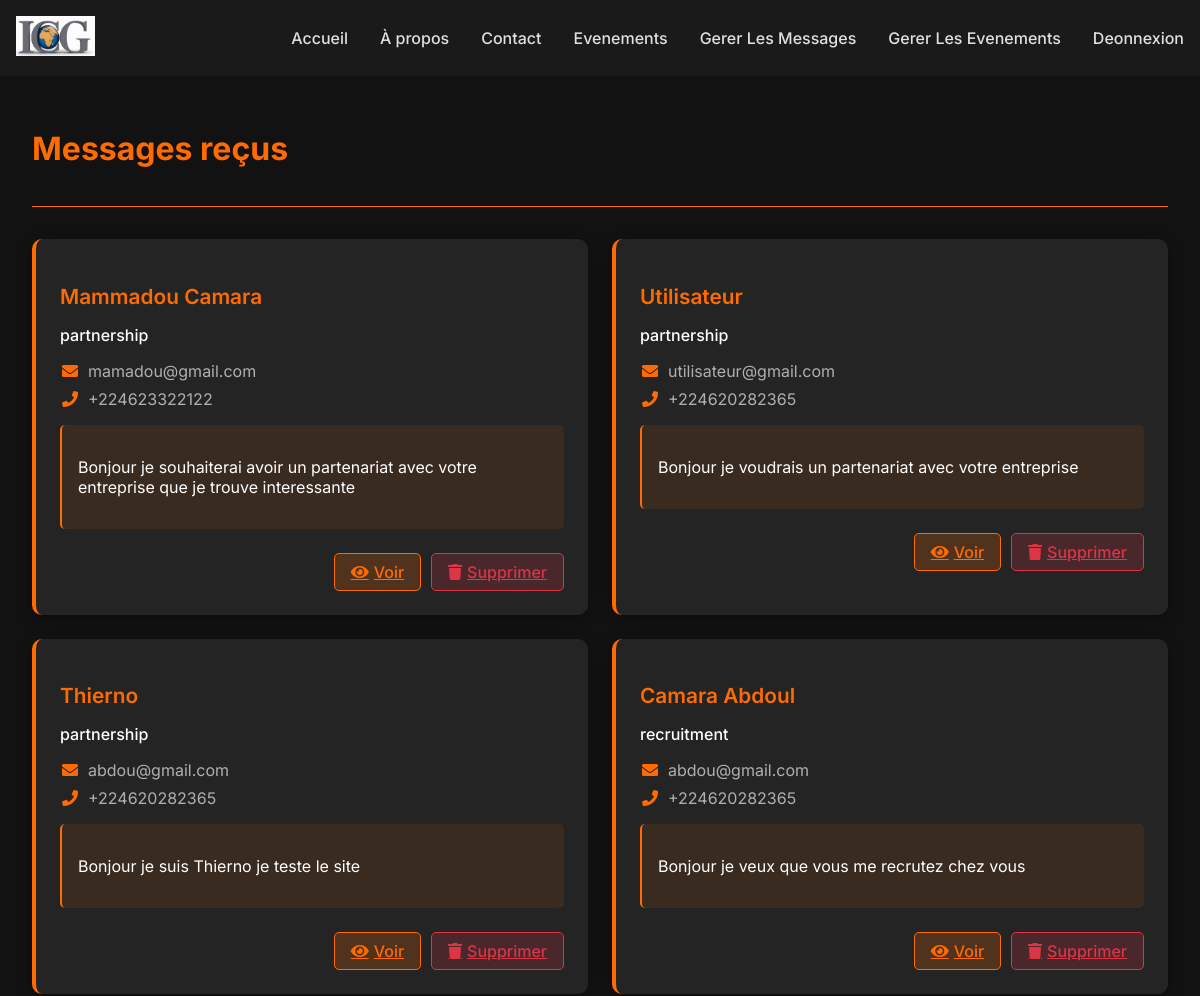
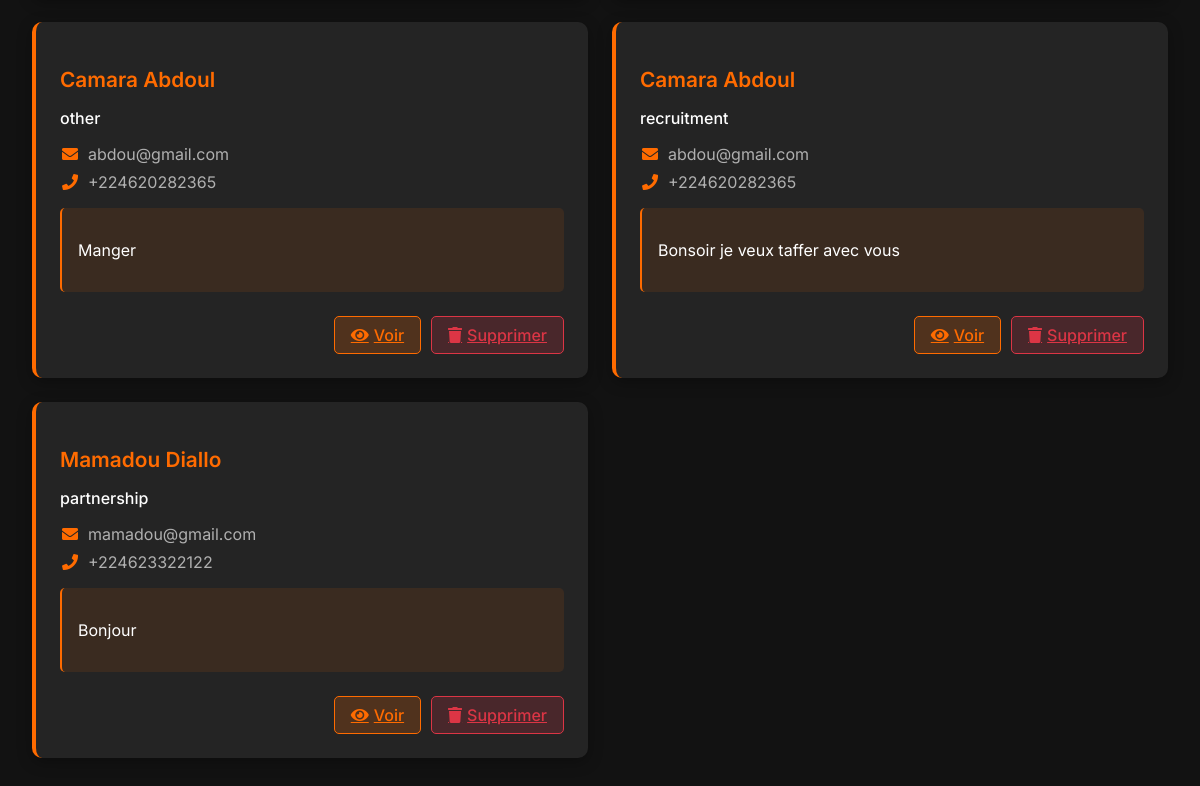
/icg/contact_list (signed in), run on the app's committed database (2 pictures, top to bottom).
### appli/models.py (models this page shows)
class Contacts(models.Model):
    contact_name = models.CharField(max_length=500)
    contact_email = models.EmailField()
    contact_phone_number = PhoneNumberField(null=True,blank=True)
    contact_subject = models.CharField(max_length=50)
    contact_message = models.TextField()

### appli/contact_views.py (the view)
# urls.py: path('contact_list', contact_views.ContactListView.as_view(), name='contact_list'),
class ContactListView(AdminRequiredMixin, ListView):
    model = Contacts
    template_name = 'contacts/contact_list.html'
    context_object_name = 'contacts'
    ordering = ['-id']  # Du plus récent au plus ancien

### appli/views.py (called while the page is built)
    def test_func(self):
        return self.request.user.is_superuser and self.request.user.is_authenticated

### templates/contacts/contact_list.html (shortened to what this page needs)
{% extends "base.html" %}
{% load static %}
{% block content %}
<div class="contacts-container">
    <div class="contacts-header">
        <h1>Messages reçus</h1>
    </div>
    <div class="contacts-grid">
        {% for contact in contacts %}
        <div class="contact-card">
            <h3 class="contact-name">{{ contact.contact_name }}</h3>
            <p class="contact-subject">{{ contact.contact_subject }}</p>
            <div class="contact-meta">
                <div class="contact-meta-item">
                    <i class="fas fa-envelope"></i>
                    <span>{{ contact.contact_email }}</span>
                </div>
                {% if contact.contact_phone_number %}
                <div class="contact-meta-item">
                    <i class="fas fa-phone"></i>
                    <span>{{ contact.contact_phone_number }}</span>
                </div>
                {% endif %}
            </div>
            <div class="contact-message">
                <p>{{ contact.contact_message|truncatewords:30 }}</p>
            </div>
            {% if request.user.is_superuser %}
            <div class="contact-actions">
                <a href="{% url 'contact_detail' contact.id %}" class="btn btn-view">
                    <i class="fas fa-eye"></i> Voir
                </a>
                <a href="{% url 'contact_delete' contact.id %}" class="btn btn-delete">
                    <i class="fas fa-trash"></i> Supprimer
                </a>
            </div>
            {% endif %}
        </div>
        {% empty %}
        <div class="empty-contacts">
            <p>Aucun message reçu pour le moment</p>
        </div>
        {% endfor %}
    </div>
</div>
{% endblock %}

### static/css/style.css (style rules this page uses)
body { font-family: 'Inter', sans-serif; background-color: #121212; color: #e0e0e0; margin: 0; padding: 0; overflow-x: hidden; }
h1, h2, h3, h4, h5, h6 { color: #ffffff; }

### templates/contacts/contact_list.html (style rules this page uses)
:root { --primary-bg: #121212; --secondary-bg: #1e1e1e; --card-bg: #242424; --accent-color: #ff6b00; --text-primary: #ffffff; --text-secondary: #b0b0b0; }
.contacts-container { padding: 2rem; max-width: 1400px; margin: 0 auto; background: var(--primary-bg); min-height: 100vh; }
.contacts-header { display: flex; justify-content: space-between; align-items: center; margin-bottom: 2rem; padding-bottom: 1rem; border-bottom: 1px solid var(--accent-color); }
.contacts-header h1 { color: var(--accent-color); font-size: 2rem; }
.contacts-grid { display: grid; grid-template-columns: repeat(2, 1fr); gap: 1.5rem; }
.contact-card { background: var(--card-bg); border-radius: 10px; box-shadow: 0 4px 15px rgba(0, 0, 0, 0.3); padding: 1.5rem; transition: all 0.3s ease; border-left: 4px solid var(--accent-color); }
.contact-name { font-size: 1.3rem; font-weight: 600; color: var(--accent-color); margin-bottom: 0.5rem; }
.contact-subject { font-size: 1rem; color: var(--text-primary); margin-bottom: 1rem; font-weight: 500; }
.contact-meta { margin-bottom: 1rem; }
.contact-meta-item { display: flex; align-items: center; margin-bottom: 0.5rem; color: var(--text-secondary); }
.contact-meta-item i { color: var(--accent-color); margin-right: 0.5rem; width: 20px; text-align: center; }
.contact-message { background: rgba(255, 107, 0, 0.1); padding: 1rem; border-radius: 5px; margin-top: 1rem; color: var(--text-primary); border-left: 2px solid var(--accent-color); }
.contact-actions { display: flex; gap: 10px; margin-top: 1.5rem; justify-content: flex-end; }
.btn { padding: 0.5rem 1rem; border-radius: 5px; font-weight: 500; transition: all 0.3s; display: inline-flex; align-items: center; gap: 5px; }
.btn-view { background: rgba(255, 107, 0, 0.2); color: var(--accent-color); border: 1px solid var(--accent-color); }
.btn-delete { background: rgba(220, 53, 69, 0.2); color: #dc3545; border: 1px solid #dc3545; }

### data on the page
Contacts: contact_name "Mammadou Camara", contact_subject "partnership", contact_email "mamadou@gmail.com", contact_phone_number "+224623322122", contact_message "Bonjour je souhaiterai avoir un partenariat avec votre entreprise que je trouve interessante"
Contacts: contact_name "Utilisateur", contact_subject "partnership", contact_email "utilisateur@gmail.com", contact_phone_number "+224620282365", contact_message "Bonjour je voudrais un partenariat avec votre entreprise"
Contacts: contact_name "Thierno", contact_subject "partnership", contact_email "abdou@gmail.com", contact_phone_number "+224620282365", contact_message "Bonjour je suis Thierno je teste le site"
Contacts: contact_name "Camara Abdoul", contact_subject "recruitment", contact_email "abdou@gmail.com", contact_phone_number "+224620282365", contact_message "Bonjour je veux que vous me recrutez chez vous"
Contacts: contact_name "Camara Abdoul", contact_subject "other", contact_email "abdou@gmail.com", contact_phone_number "+224620282365", contact_message "Manger"
Contacts: contact_name "Camara Abdoul", contact_subject "recruitment", contact_email "abdou@gmail.com", contact_phone_number "+224620282365", contact_message "Bonsoir je veux taffer avec vous"
Contacts: contact_name "Mamadou Diallo", contact_subject "partnership", contact_email "mamadou@gmail.com", contact_phone_number "+224623322122", contact_message "Bonjour"
